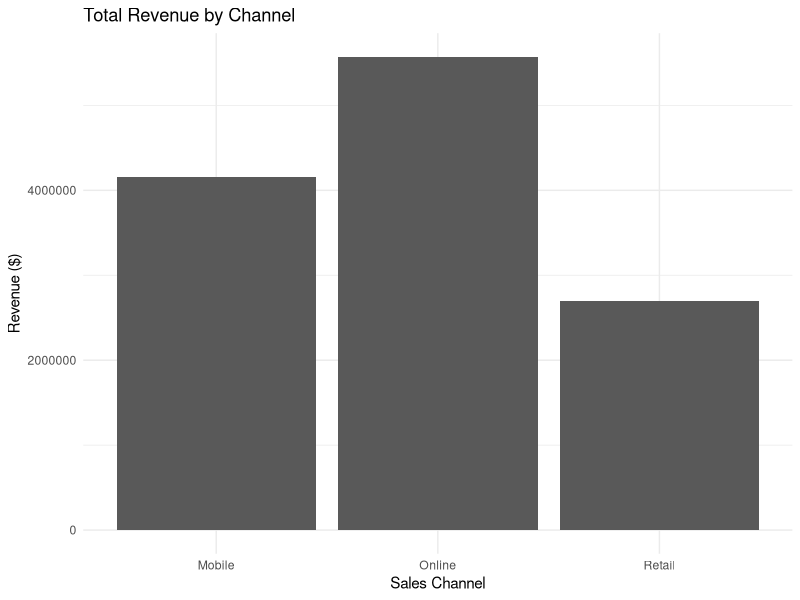
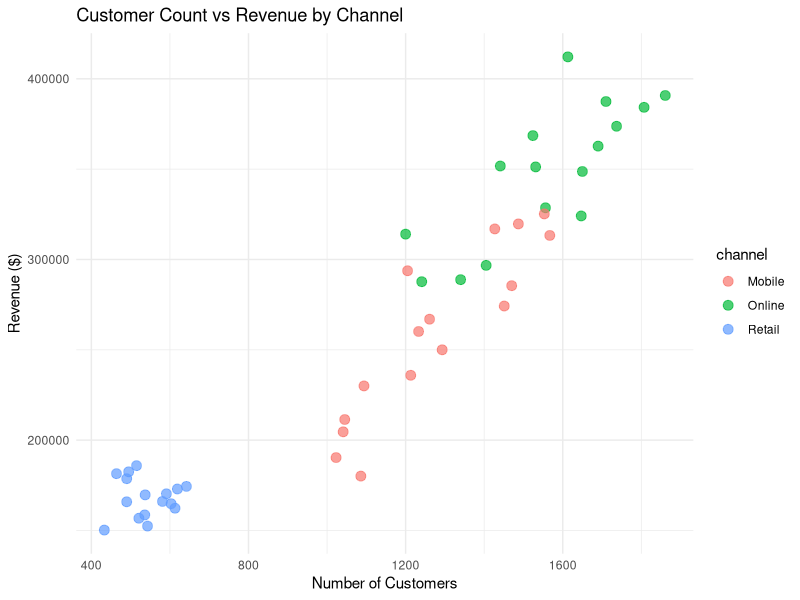

These charts were generated, in order, by the following R code:
## ---- chunk 1

library(ggplot2)

business_data <- csv_data <- read.csv(file.path("data", "business_performance.csv"), stringsAsFactors = FALSE)

## ---- chunk 2
str(business_data) 
summary(business_data)
## ---- chunk 3
total_revenue_channel <- aggregate(revenue ~ channel, data = business_data, sum)
top_channel <- total_revenue_channel[which.max(total_revenue_channel$revenue), ]
top_channel
## ---- chunk 4
avg_customers_quarter <- aggregate(customers ~ quarter, data = business_data, mean)
top_quarter <- avg_customers_quarter[which.max(avg_customers_quarter$customers), ]
top_quarter
## ---- chunk 5
business_data$revenue_per_customer <- business_data$revenue / business_data$customers
avg_rev_per_customer <- aggregate(revenue_per_customer ~ channel, data = business_data, mean)
top_rev_channel <- avg_rev_per_customer[which.max(avg_rev_per_customer$revenue_per_customer), ]
top_rev_channel

## ---- chunk 6
options(scipen = 999)
channel_totals <- aggregate(revenue ~ channel, data = business_data, sum)
ggplot(channel_totals, aes(x = channel, y = revenue)) +
  geom_bar(stat = "identity") +
  labs(
    title = "Total Revenue by Channel",
    x = "Sales Channel",
    y = "Revenue ($)"
  ) +
  theme_minimal()
## ---- chunk 7
ggplot(business_data, aes(x = customers, y = revenue, color = channel)) +
  geom_point(size = 3, alpha = 0.7)+
  labs(
    title = "Customer Count vs Revenue by Channel",
    x = "Number of Customers",
    y = "Revenue ($)"
  ) +
  theme_minimal()

## ---- chunk 8
total_revenue <- aggregate(revenue ~ channel, data = business_data, sum)
avg_customers <- aggregate(customers ~ channel, data = business_data, mean)
avg_conversion <- aggregate(conversion_rate ~ channel, data = business_data, mean)
summary_table <- merge(total_revenue, avg_customers, by = "channel")
summary_table <- merge(summary_table, avg_conversion, by = "channel")
summary_table$customers <- round(summary_table$customers, 0)
summary_table$conversion_rate <- round(summary_table$conversion_rate, 3)
colnames(summary_table) <- c("Channel", "Total Revenue ($)", "Average Customers", "Avg. Conversion Rate (%)")
knitr::kable(summary_table,
            format.args = list(big.mark=",") )

